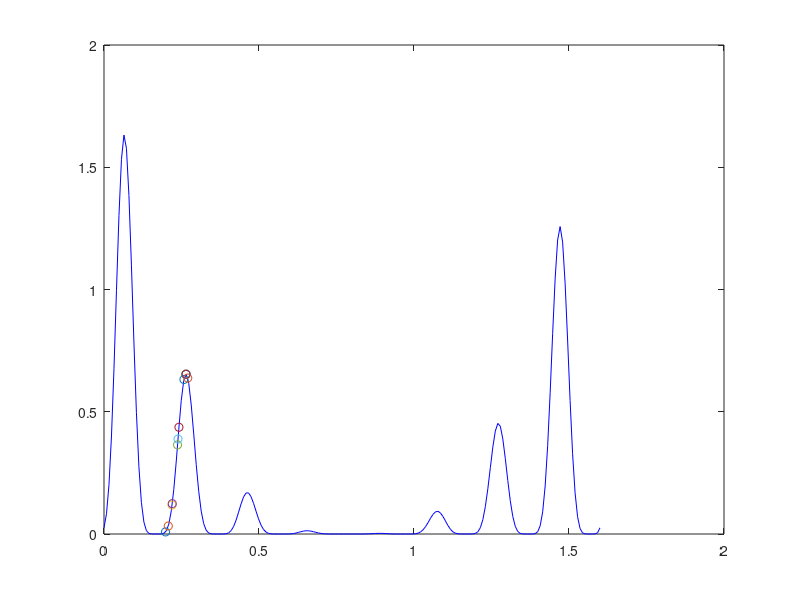
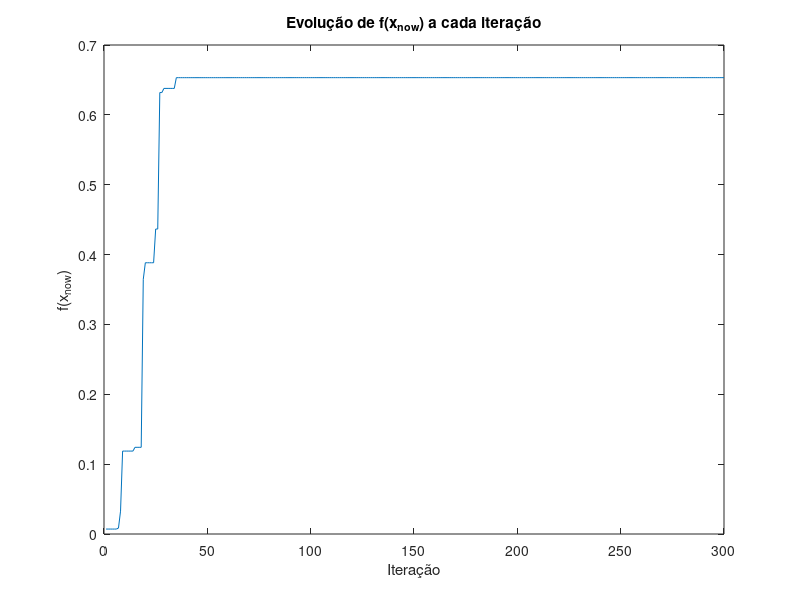

The MATLAB source for these figures, in order:
close all 
clear all
f = @(x) 4*(sin(5*pi*x+0.5)).^6 .* exp(log2((x-0.8).^2)); % what is this
x = linspace(0,1.6,200); 
y=f(x);
plot(x,y,'b');
hold on 
i = 1;
delta = 0.02;
x_now = rand * 1.6;
x_old = x_now;
f_evolucao = zeros(1, 300);
while i <= 300
valor_rand = (rand - 0.5) * delta;
x_now = x_old + 2 * valor_rand;
if f(x_now) > f(x_old)
    %ta a subir

    plot(x_now,f(x_now), 'o')
    x_old = x_now
end 
f_evolucao(i) = f(x_old);
i = i + 1;

end

figure;
plot(1:300, f_evolucao); % plota a evolução de f(x_now)
xlabel('Iteração');
ylabel('f(x_{now})');
title('Evolução de f(x_{now}) a cada iteração');